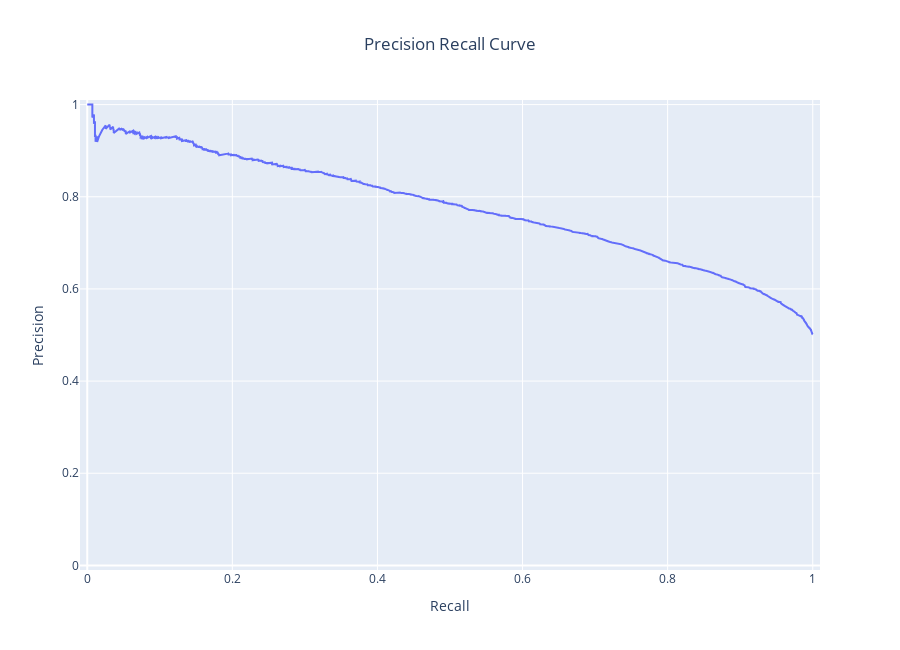

The notebook cell saved with this chart:
### Code cell
y_true = np.random.binomial(1,.5,10000)
y_score = np.random.randn(len(y_true))*0.9 + y_true
# y_score[y_score > 1] = 1
y_score

plot_interactive_pr(y_true, y_score)

### Figure 1 — Plotly figure (JSON) as saved in the notebook; plotly's stock layout.template omitted (floating-point values rounded to 4 significant figures; data arrays with more than 128 entries replaced by an {"elided": "..."} marker saying what was removed)
{"data": [{"name": "model (AP=0.777)", "type": "scatter", "x": {"elided": "9950 float values"}, "y": {"elided": "9950 float values"}}], "layout": {"height": 650, "title": {"text": "Precision Recall Curve", "x": 0.5}, "xaxis": {"range": [-0.01, 1.01], "title": {"text": "Recall"}}, "yaxis": {"range": [-0.01, 1.01], "title": {"text": "Precision"}}}}
